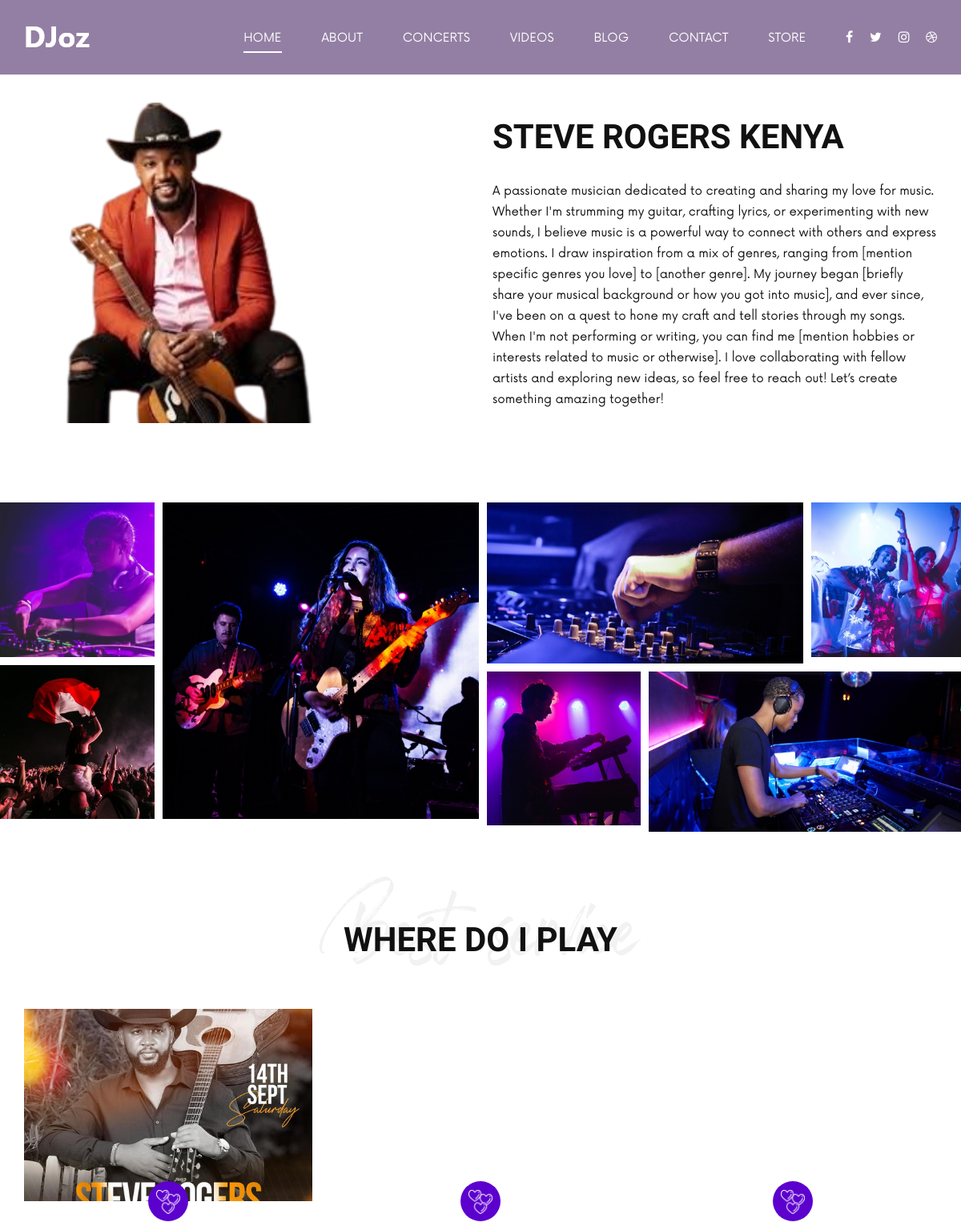
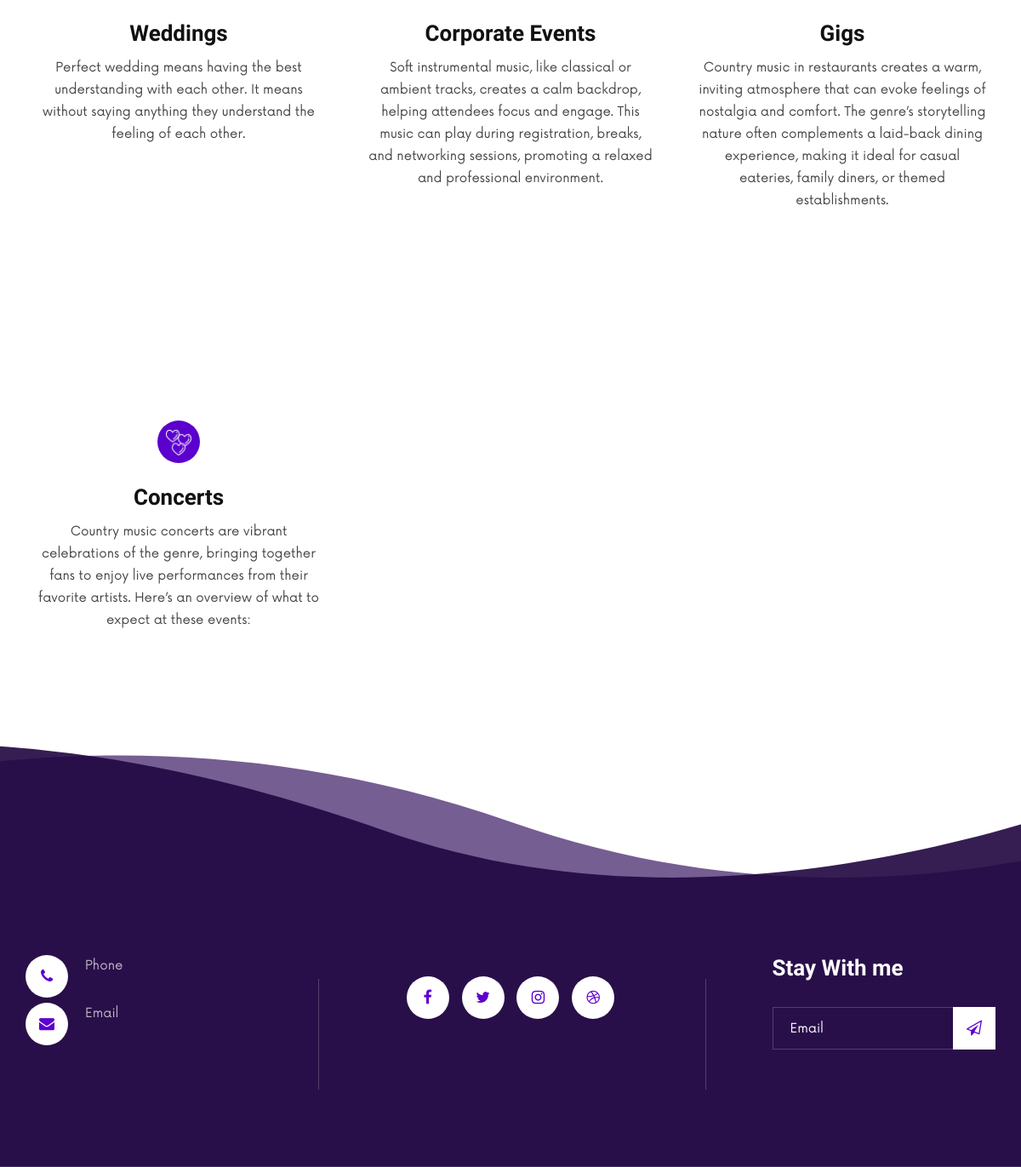
/about, run on the app's committed database (2 pictures, top to bottom).
### music_site/models.py (models this page shows)
class About(models.Model):
    title = models.CharField(max_length=200)
    sub_title = models.CharField(max_length=200)
    content = models.TextField()
    about_image = models.ImageField(default="default.jpg",upload_to="about_images")

class EventCategory(models.Model):
    name = models.CharField(max_length=200)
    description = models.TextField()
    image = models.ImageField(default="default.jpg",upload_to="events_category_images")

### music_site/views.py (the view)
# urls.py: path('about',views.about,name="site-about"),
def about(request):
    if len(About.objects.all())>0:
        abouts = About.objects.all()[0]
    else:
        abouts = About.objects.all()
    events_category = EventCategory.objects.all()
    contxt = {'about':abouts,"events_category":events_category}
    return render(request,'music_site/about.html',contxt)

### music_site/templates/music_site/about.html (shortened to what this page needs)
{% extends 'music_site/base.html' %}
{% load static %}
{% block home %}
<br>
<br>
<section class="about about--page spad">
    <div class="container">
        <div class="row">
            <div class="col-lg-6">
                <div class="about__pic">
                    <img src="{{about.about_image.url}}" alt="" style="height:400px;">
                </div>
            </div>
            <div class="col-lg-6">
                <div class="about__text">
                    <div class="section-title">
                        <h2>{{about.title}}</h2>
                    </div>
                    <p>{{about.content}}</p>
                </div>
            </div>
        </div>
    </div>
</section>
<div class="about-pic">
    <div class="container-fluid">
        <div class="row">
            <div class="col-lg-6">
                <div class="row">
                    <div class="col-lg-4 col-md-4 col-sm-4 p-0">
                        <img src="img/about/ap-1.jpg" alt="">
                        <img src="img/about/ap-2.jpg" alt="">
                    </div>
                    <div class="col-lg-8 col-md-8 col-sm-8 p-0">
                        <img src="img/about/ap-3.jpg" alt="">
                    </div>
                </div>
            </div>
            <div class="col-lg-6">
                <div class="row">
                    <div class="col-lg-8 col-md-8 col-sm-8 p-0">
                        <img src="img/about/ap-4.jpg" alt="">
                    </div>
                    <div class="col-lg-4 col-md-4 col-sm-4 p-0">
                        <img src="img/about/ap-5.jpg" alt="">
                    </div>
                    <div class="col-lg-4 col-md-4 col-sm-4 p-0">
                        <img src="img/about/ap-6.jpg" alt="">
                    </div>
                    <div class="col-lg-8 col-md-8 col-sm-8 p-0">
                        <img src="img/about/ap-7.jpg" alt="">
                    </div>
                </div>
            </div>
        </div>
    </div>
</div>
<section class="about-services spad">
    <div class="container">
        <div class="row">
            <div class="col-lg-12">
                <div class="section-title center-title">
                    <h2>WHERE DO I PLAY</h2>
                    <h1>Best service</h1>
                </div>
            </div>
        </div>
        <div class="row">
            {% for category in events_category %}
            <div class="col-lg-4 col-md-6 col-sm-6">
                <div class="about__services__item">
                    <div class="about__services__item__pic set-bg" data-setbg="{{category.image.url}}">
                        <div class="icon">
                            <img src="img/services/as-icon-1.png" alt="">
                        </div>
                    </div>
                    <div class="about__services__item__text">
                        <h4>{{category.name}}</h4>
                        <p>{{category.description}}</p>
                    </div>
                </div>
            </div>
            {% endfor %}
        </div>
    </div>
</section>
{% endblock home %}
{% block footer %}
<footer class="footer footer--normal spad set-bg" data-setbg="{% static 'img/footer-bg.png' %}">
    <div class="container">
        <div class="row">
            <div class="col-lg-3 col-md-6">
                <div class="footer__address">
                    <ul>
                        <li>
                            <i class="fa fa-phone"></i>
                            <p>Phone</p>
                        </li>
                        <li>
                            <i class="fa fa-envelope"></i>
                            <p>Email</p>
                        </li>
                    </ul>
                </div>
            </div>
            <div class="col-lg-4 offset-lg-1 col-md-6">
                <div class="footer__social">
                    <div class="footer__social__links">
                        <a href="#"><i class="fa fa-facebook"></i></a>
                        <a href="#"><i class="fa fa-twitter"></i></a>
                        <a href="#"><i class="fa fa-instagram"></i></a>
                        <a href="#"><i class="fa fa-dribbble"></i></a>
                    </div>
                </div>
            </div>
            <div class="col-lg-3 offset-lg-1 col-md-6">
                <div class="footer__newslatter">
                    <h4>Stay With me</h4>
                    <form action="#">
                        <input type="text" placeholder="Email">
                        <button type="submit"><i class="fa fa-send-o"></i></button>
                    </form>
                </div>
            </div>
        </div>
    </div>
</footer>
{% endblock footer %}

### music_site/static/css/style.css (style rules this page uses)
html, body { height: 100%; font-family: "Now Regular"; -webkit-font-smoothing: antialiased; }
h1, h2, h3, h4, h5, h6 { margin: 0; color: #111111; font-weight: 400; font-family: "Rajdhani", sans-serif; }
h1 { font-size: 70px; }
h2 { font-size: 36px; }
h4 { font-size: 24px; }
p { font-size: 15px; font-family: "Now Regular"; color: #444444; font-weight: 400; line-height: 26px; margin: 0 0 15px 0; }
img { max-width: 100%; }
ul, ol { padding: 0; margin: 0; }
.section-title { margin-bottom: 40px; position: relative; z-index: 1; }
.section-title.center-title { text-align: center; }
.section-title h2 { font-size: 42px; color: #111111; font-weight: 700; text-transform: uppercase; }
.section-title h1 { font-size: 100px; color: #f2f2f2; font-family: "Rockville Solid Regular"; position: absolute; left: 0; top: -45px; width: 100%; z-index: -1; }
.set-bg { background-repeat: no-repeat; background-size: cover; background-position: top center; }
.spad { padding-top: 100px; padding-bottom: 100px; }
.footer { padding-top: 300px; padding-bottom: 60px; margin-top: -547px; height: 549px; }
.footer.footer--normal { margin-top: 0; }
.footer__address { margin-bottom: 50px; }
.footer__address ul li { list-style: none; padding-left: 70px; position: relative; margin-bottom: 30px; }
.footer__address ul li:last-child { margin-bottom: 0; }
.footer__address ul li i { font-size: 18px; color: #5c00ce; height: 50px; width: 50px; background: #ffffff; border-radius: 50%; line-height: 50px; text-align: center; position: absolute; left: 0; top: 0; }
.footer__address ul li p { color: #ffffff; opacity: 0.7; margin-bottom: 8px; }
.footer__social { text-align: center; position: relative; margin-bottom: 50px; }
.footer__social::before { position: absolute; left: -46px; top: 3px; width: 1px; height: 130px; background: rgba(255, 255, 255, 0.2); content: ""; }
.footer__social::after { position: absolute; right: -50px; top: 3px; width: 1px; height: 130px; background: rgba(255, 255, 255, 0.2); content: ""; }
.footer__social .footer__social__links a { font-size: 18px; color: #5c00ce; height: 50px; width: 50px; background: #ffffff; border-radius: 50%; line-height: 50px; text-align: center; display: inline-block; margin-right: 10px; }
.footer__social .footer__social__links a:last-child { margin-right: 0; }
.footer__newslatter { margin-bottom: 50px; }
.footer__newslatter h4 { font-size: 26px; color: #ffffff; font-weight: 700; margin-bottom: 30px; }
.footer__newslatter form { position: relative; }
.footer__newslatter form input { height: 50px; font-size: 15px; color: #ffffff; width: 100%; background: transparent; border: 1px solid rgba(255, 255, 255, 0.2); padding-left: 20px; }
.footer__newslatter form input::placeholder { color: #ffffff; }
.footer__newslatter form button { font-size: 18px; color: #5c00ce; position: absolute; right: 0; top: 0; height: 100%; padding: 0 16px; background: #ffffff; border: none; }
.about { padding-top: 0; }
.about.about--page { padding-top: 80px; padding-bottom: 80px; }
.about.about--page .section-title { margin-bottom: 28px; }
.about.about--page .section-title h2 { line-height: 55px; }
.about.about--page .about__text { padding-top: 15px; }
.about.about--page .about__text p { color: #111111; }
.about__text { padding-top: 110px; }
.about__text p { margin-bottom: 35px; }
.about-pic { overflow: hidden; }
.about-pic .container-fluid { padding-right: 0; }
.about-pic img { min-width: 100%; margin-bottom: 10px; padding-right: 10px; }
.about-services { padding-bottom: 50px; }
.about-services .section-title { margin-bottom: 60px; }
.about__services__item { -webkit-transition: all, 0.3s; -o-transition: all, 0.3s; transition: all, 0.3s; }
.about__services__item__pic { height: 240px; position: relative; }
.about__services__item__pic .icon { height: 50px; width: 50px; background: #5c00ce; border-radius: 50%; line-height: 50px; text-align: center; position: absolute; left: 0; right: 0; margin: 0 auto; bottom: -25px; }
.about__services__item__text { text-align: center; padding: 50px 10px 30px; }
.about__services__item__text h4 { font-size: 26px; color: #111111; font-weight: 700; margin-bottom: 12px; }
.about__services__item__text p { margin-bottom: 0; }
@media only screen and (min-width: 1200px) { .container { max-width: 1170px; } }

### data on the page
About: about_image (picture), title "STEVE ROGERS KENYA", content "A passionate musician dedicated to creating and sharing my love for music. Whether I'm strumming my guitar, crafting lyrics, or experimenting with new sounds, I believe music is a powerful way to connect with others and express emotions. I draw inspiration from a mix of genres, ranging from [mention specific genres you love] to [another genre]. My journey began [briefly share your musical background or how you got into music], and ever since, I've been on a quest to hone my craft and tell stories through my songs. When I'm not performing or writing, you can find me [mention hobbies or interests related to music or otherwise]. I love collaborating with fellow artists and exploring new ideas,…"
EventCategory: shows a picture, name "Weddings", description "Perfect wedding means having the best understanding with each other. It means without saying anything they understand the feeling of each other."
EventCategory: name "Corporate Events", description "Soft instrumental music, like classical or ambient tracks, creates a calm backdrop, helping attendees focus and engage. This music can play during registration, breaks, and networking sessions, promoting a relaxed and professional environment."
EventCategory: name "Gigs", description "Country music in restaurants creates a warm, inviting atmosphere that can evoke feelings of nostalgia and comfort. The genre’s storytelling nature often complements a laid-back dining experience, making it ideal for casual eateries, family diners, or themed establishments."
EventCategory: name "Concerts", description "Country music concerts are vibrant celebrations of the genre, bringing together fans to enjoy live performances from their favorite artists. Here’s an overview of what to expect at these events:"
